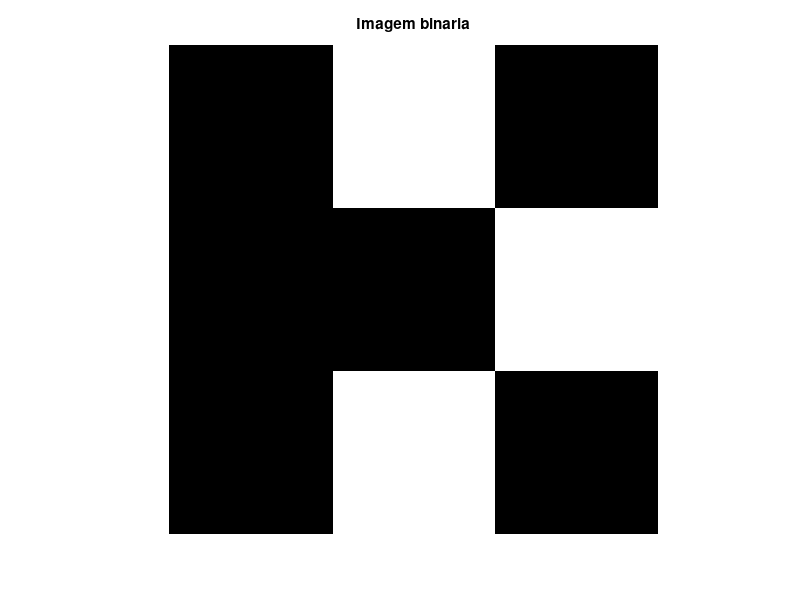

This chart was generated by the following MATLAB code: (Note: this script raises an error after producing the figure.)
# Computação Gráfica (IME 04 - 10842)
# Bianca Rosa de Mendonça
# Introdução ao Octave/Matlab
# Imagens

RED = [ 0 1 0; 1 1 0; 0 0 1]
GREEN = [ 0 0.2 0.3; 0.5 0.75 0.2; 1 0 0]
BLUE = [ 0 0 1; 0.2 0.3 0.7; 1 0 0.25]

RED
GREEN
BLUE

RGB = cat (3, RED, GREEN, BLUE)

RGB

RGB(:,:,1)
RGB(:,:,2)
RGB(:,:,3)

imshow (RGB)
title("RGB 1")


MAP = [0.2 0.3 0.75; 0.21 0.57 0.54; 0.54 1 0]
X = [0 1 2; 3 2 1]

imshow(X, MAP)
title("Color map")


# Tons de cinza
X = [0 1 0.33; 0.75 0 1; 0 1 0.25]
imshow(X)
title("Cinza 1")

imshow (X, [0 1])
title("Cinza 2")

imshow (X, [0 2])
title("Cinza 3")

imshow (X, [0 16])
title("Cinza 4")


# Imagem binaria
X = [0 1 0; 0 0 1; 0 1 0]
imshow(X)
title("Imagem binaria")

# Leitura de imagens
arara_full = imread("imagens/arara_full.png");
arara_full_256 = imread("imagens/arara_full_256.bmp");
whos("arara*")
imshow(arara_full)
imshow(arara_full_256)

# Escrita de imagens


arara_full_bmp = imread("imagens/arara_full.bmp");
arara_full_256_png = imread("imagens/arara_full_256.png");
imshow(arara_full)
imshow(arara_full_256)

# Conversao de imagens
[X, MAP] = rgb2ind(arara_full)
imshow(X,MAP)
title("Img convertida")

# Criando figures
figure
imshow(X,MAP)
title("Araras")

figure
imshow(RGB)
title("RGB")


# Subplots
subplot(2, 1, 1)
imshow(X,MAP)
title("Araras")
subplot (2, 1, 2)
imshow(RGB)
title("RGB")

